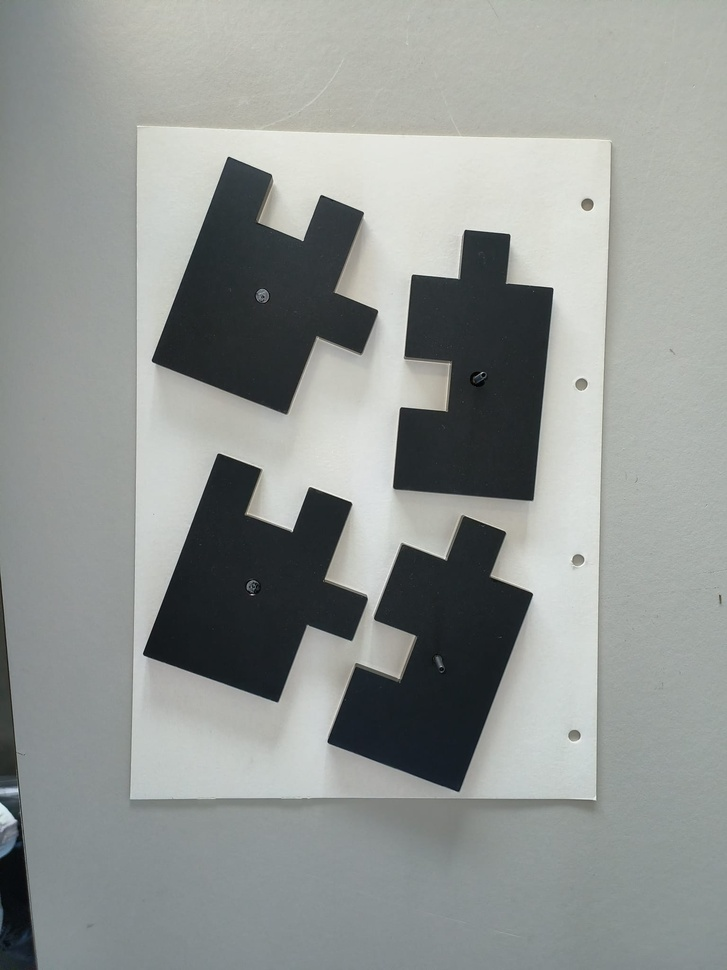
#> input picture assets/pieces_real_phone/01.jpeg, 727 x 970 px, shrunk from 1536 x 2048 before the run, found by its file name
$ jupyter execute pre_processing_real_image.ipynb
#> lines starting #> are read from the running program, lines starting #| are printed output that depends on the picture; after the words box and inside, x2 and y2 are one past the last pixel; in counts of white or black regions, pixels touching at a corner belong together
[cell 1]
import cv2
import numpy as np
import matplotlib.pyplot as plt
import itertools as it

[cell 2]
def show_image(image):
    plt.imshow(cv2.cvtColor(image, cv2.COLOR_BGR2RGB))
    plt.show()

[cell 3]
image = cv2.imread("../assets/pieces_real_phone/01.jpeg")
#> image is the input picture: shape (970, 727, 3); mean B, G, R 147, 149.6, 145.3
show_image(image)

[cell 4]
gray_image = cv2.cvtColor(image, cv2.COLOR_BGR2GRAY)
show_image(gray_image) # Original grayscale image

# 1. Create a mask: Identify all pixels in the grayscale image that are exactly black (intensity 0).
# The result, black_mask, is a boolean NumPy array.
black_mask = (gray_image == 0)
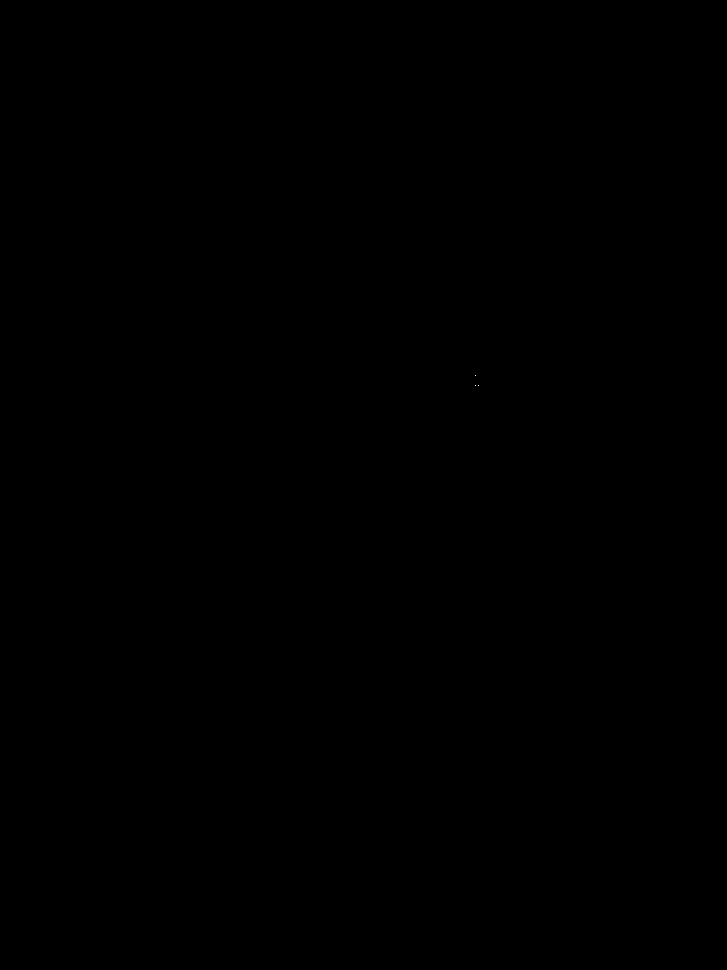
#> black_mask: shape (970, 727) bool; 0% white in thin lines or dots, all inside (x1, y1, x2, y2) = (475, 375, 479, 386)

# 2. Modify the image: Create a modified copy of the grayscale image.
modified_gray = gray_image.copy()

# 3. Apply the mask: Set all pixels that were black in the original (where black_mask is True) to 255 (white).
# This effectively 'masks' out the black pixels from the subsequent THRESH_BINARY_INV.
modified_gray[black_mask] = 255
#> modified_gray: shape (970, 727); min 1, max 255, mean 148
show_image(modified_gray) # Grayscale image with original black pixels now white

# 4. Apply the inverse threshold on the modified image.
# This will now only highlight pixels with intensity < 200, excluding the original black areas (now 255).
_, thresh = cv2.threshold(modified_gray, 200, 255, cv2.THRESH_BINARY_INV)
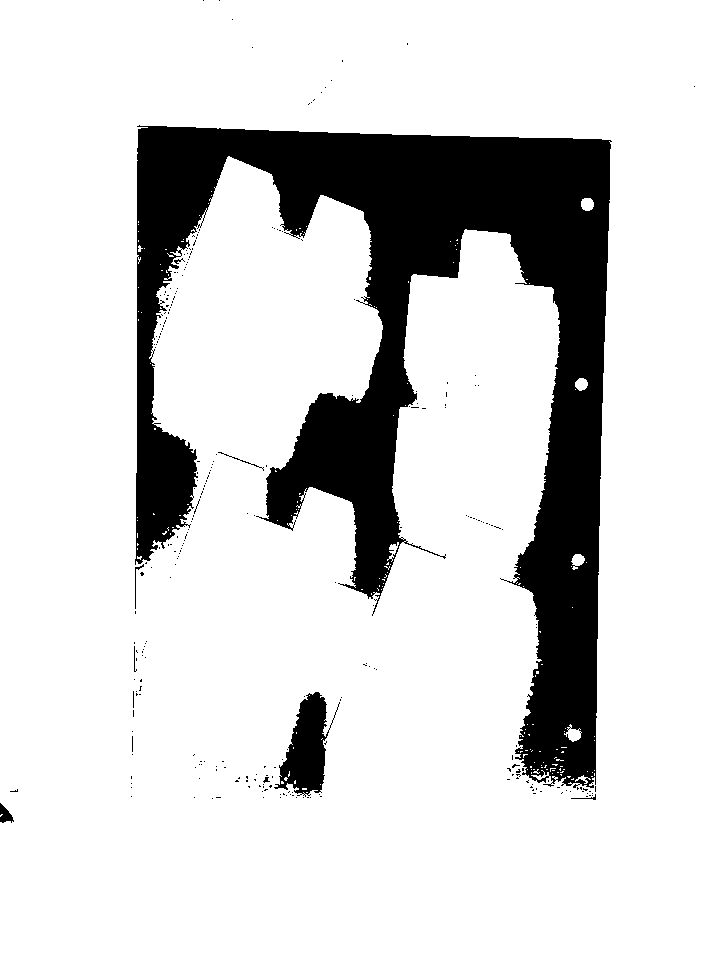
#> thresh: shape (970, 727); 84% white; 275 black regions (266 under 20 px), largest, box (x1, y1, x2, y2) and area: (135, 125, 612, 788) 108727, (274, 692, 340, 797) 3281, (0, 803, 14, 823) 158
show_image(thresh)

$ run again, with assets/pieces_real_phone/02.jpeg copied over assets/pieces_real_phone/01.jpeg
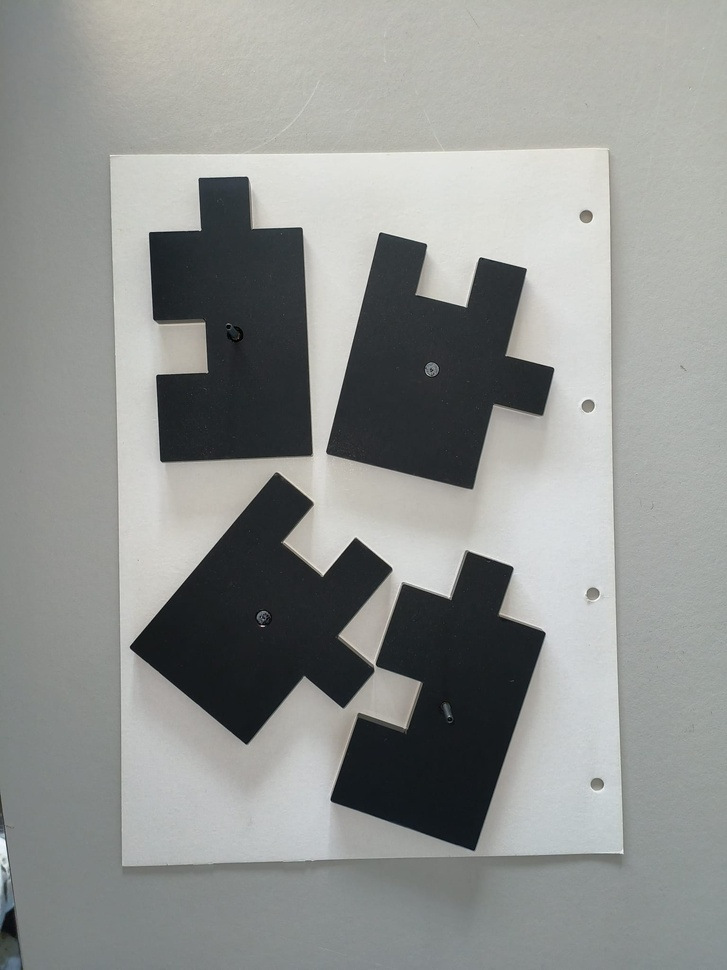
#> input picture assets/pieces_real_phone/02.jpeg, 727 x 970 px, shrunk from 1536 x 2048 before the run, found by its file name
#> image is the input picture: shape (970, 727, 3); mean B, G, R 144.5, 146.8, 144.4
#> black_mask: shape (970, 727) bool; 0% white in thin lines or dots, all inside (x1, y1, x2, y2) = (237, 336, 243, 341)
#> modified_gray: shape (970, 727); min 1, max 255, mean 145.8
#> `_, thresh = cv2.threshold(modified_gray, 200, 255, cv2.THRESH_BINARY_I..`:
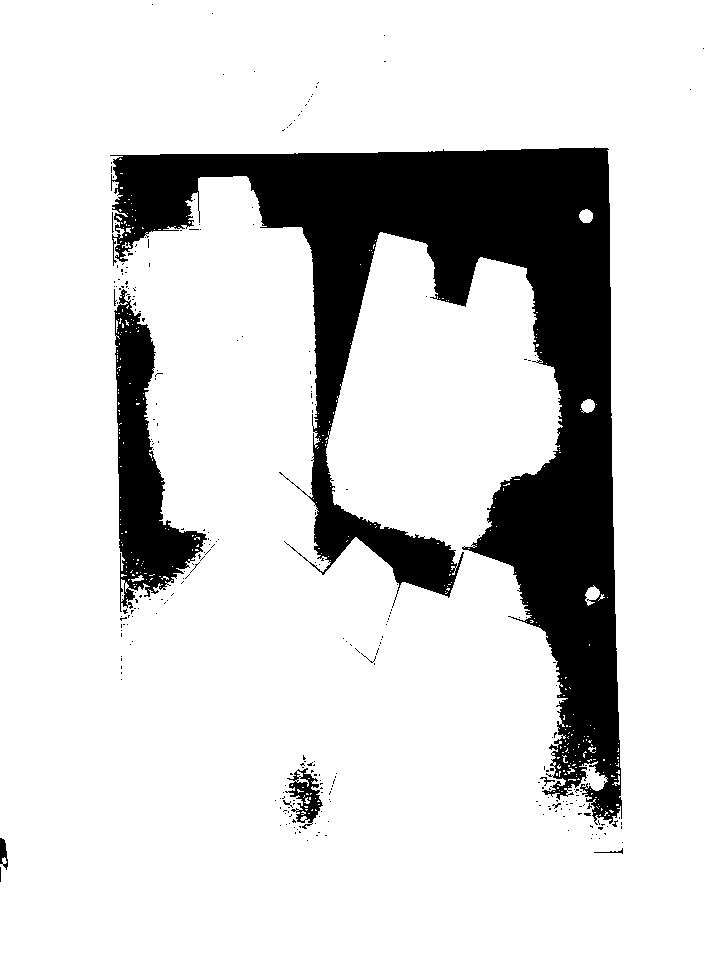
#> thresh: shape (970, 727); 83.9% white; 287 black regions (277 under 20 px), largest, box (x1, y1, x2, y2) and area: (110, 147, 622, 825) 99465, (114, 289, 207, 612) 11879, (285, 768, 323, 829) 913

$ run again, with assets/pieces_real_phone/03.jpeg copied over assets/pieces_real_phone/01.jpeg
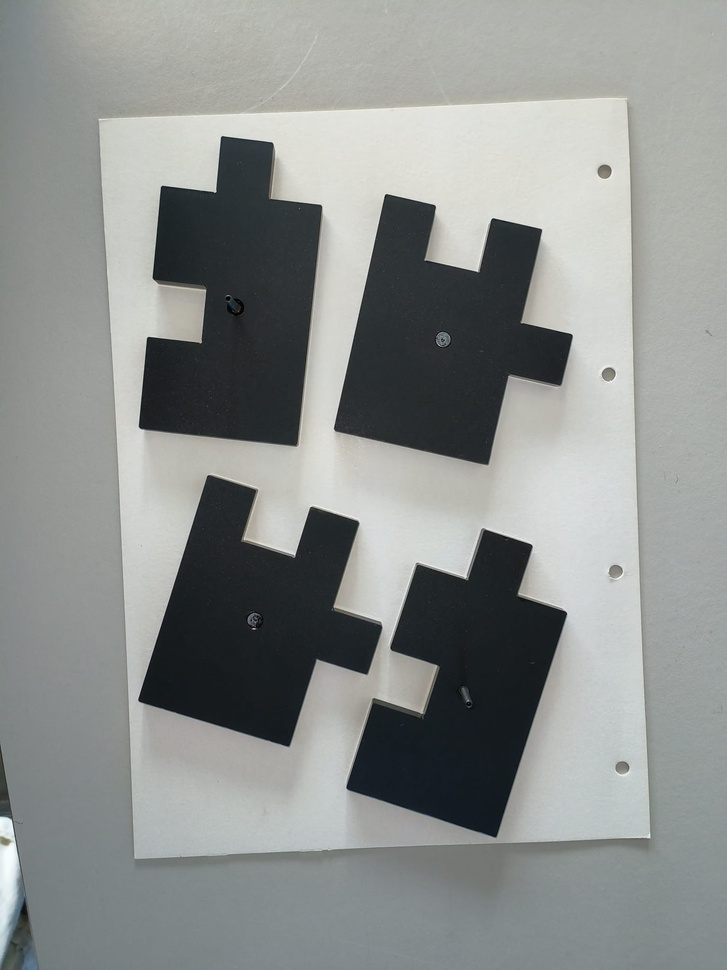
#> input picture assets/pieces_real_phone/03.jpeg, 727 x 970 px, shrunk from 1536 x 2048 before the run, found by its file name
#> image is the input picture: shape (970, 727, 3); mean B, G, R 142.1, 143.9, 140.5
#> black_mask: shape (970, 727) bool; 0% white in thin lines or dots, all inside (x1, y1, x2, y2) = (232, 300, 259, 621)
#> modified_gray: shape (970, 727); min 1, max 255, mean 142.7
#> `_, thresh = cv2.threshold(modified_gray, 200, 255, cv2.THRESH_BINARY_I..`:
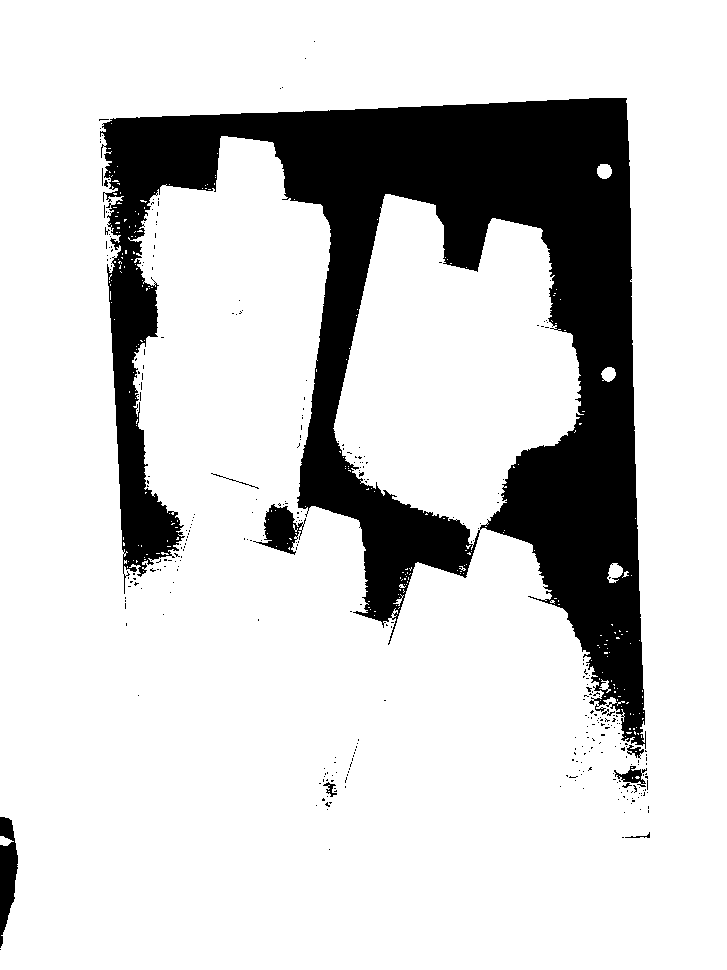
#> thresh: shape (970, 727); 81.9% white; 335 black regions (325 under 20 px), largest, box (x1, y1, x2, y2) and area: (100, 98, 646, 749) 123178, (0, 817, 18, 948) 1485, (253, 504, 306, 555) 1257
